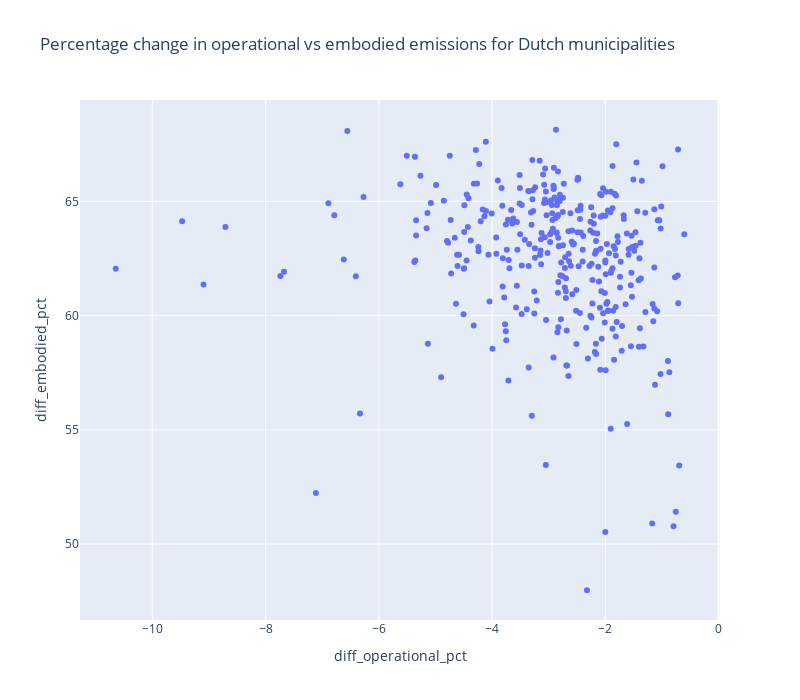

Notebook code for this chart:
### Code cell
fig = px.scatter(gdf, x='diff_operational_pct', y='diff_embodied_pct', 
                 hover_name='municipality', 
                 title="Percentage change in operational vs embodied emissions for Dutch municipalities")
fig.update_layout(width=800, height=700)
fig.show()

### Figure 1 — Plotly figure (JSON) as saved in the notebook; plotly's stock layout.template omitted (floating-point values rounded to 4 significant figures; data arrays with more than 128 entries replaced by an {"elided": "..."} marker saying what was removed)
{"data": [{"hovertemplate": "<b>%{hovertext}</b><br><br>diff_operational_pct=%{x}<br>diff_embodied_pct=%{y}<extra></extra>", "hovertext": {"elided": "345 str values"}, "legendgroup": "", "marker": {"color": "#636efa", "symbol": "circle"}, "mode": "markers", "name": "", "orientation": "v", "showlegend": false, "type": "scatter", "x": {"elided": "345 float values"}, "xaxis": "x", "y": {"elided": "345 float values"}, "yaxis": "y"}], "layout": {"height": 700, "legend": {"tracegroupgap": 0}, "title": {"text": "Percentage change in operational vs embodied emissions for Dutch municipalities"}, "width": 800, "xaxis": {"anchor": "y", "domain": [0, 1], "title": {"text": "diff_operational_pct"}}, "yaxis": {"anchor": "x", "domain": [0, 1], "title": {"text": "diff_embodied_pct"}}}}
